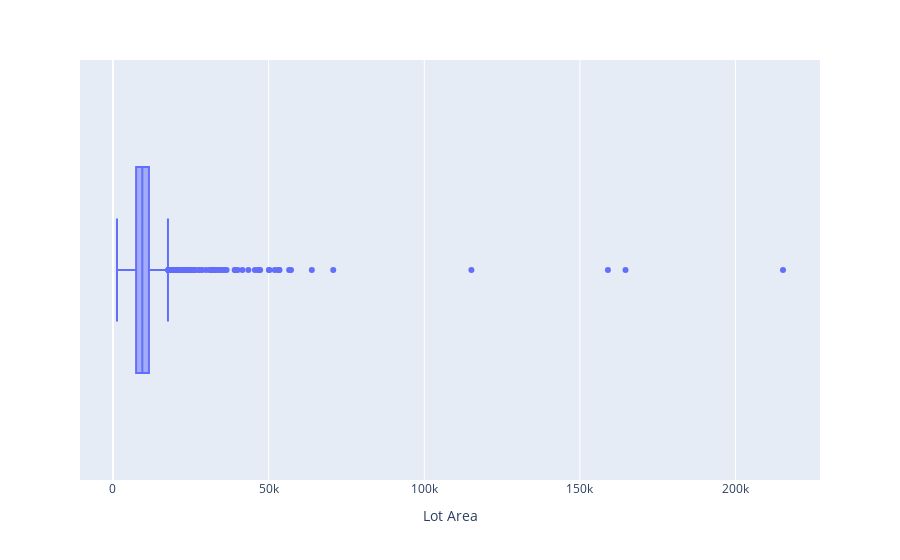

The code cell stored with this chart in its notebook:
### Code cell
fig = px.box(data, x="Lot Area")
fig.show()

### Figure 1 — Plotly figure (JSON) as saved in the notebook; plotly's stock layout.template omitted (floating-point values rounded to 4 significant figures; data arrays with more than 128 entries replaced by an {"elided": "..."} marker saying what was removed)
{"data": [{"alignmentgroup": "True", "hovertemplate": "Lot Area=%{x}<extra></extra>", "legendgroup": "", "marker": {"color": "#636efa"}, "name": "", "notched": false, "offsetgroup": "", "orientation": "h", "showlegend": false, "type": "box", "x": {"elided": "2930 int values"}, "x0": " ", "xaxis": "x", "y0": " ", "yaxis": "y"}], "layout": {"boxmode": "group", "legend": {"tracegroupgap": 0}, "margin": {"t": 60}, "xaxis": {"anchor": "y", "domain": [0, 1], "title": {"text": "Lot Area"}}, "yaxis": {"anchor": "x", "domain": [0, 1]}}}
